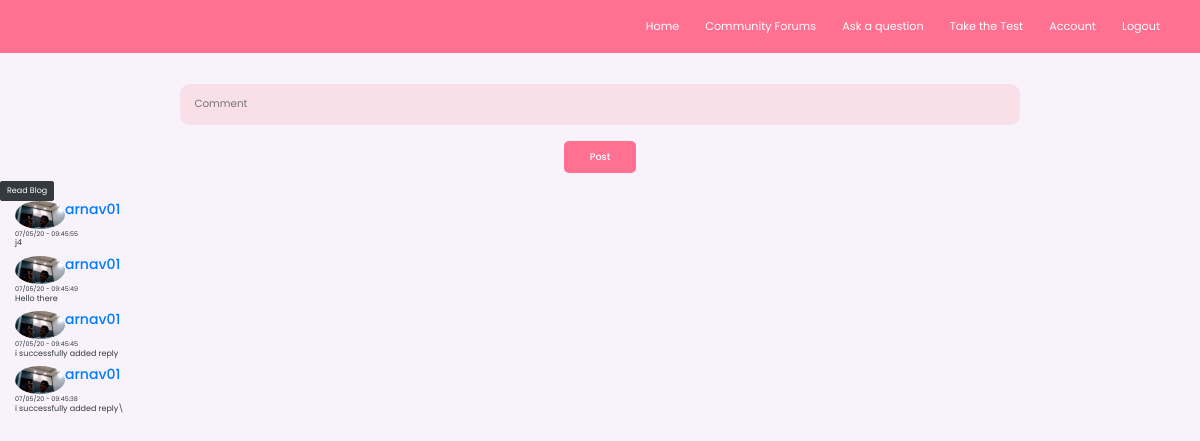
/12/reply (signed in), run on the app's committed database.
### blogs/models.py (models this page shows, shortened)
class Reply(db.Model):
    __tablename__ = 'reply'
    id = db.Column(db.Integer,primary_key = True)
    reply = db.Column(db.String)
    time = db.Column(db.DateTime, nullable = False, default = datetime.now)
    user = db.relationship(User)
    blog = db.relationship(BlogPost)
    user_id = db.Column(db.Integer,db.ForeignKey('users.id'))
    blog_id = db.Column(db.Integer,db.ForeignKey('blogs.id'))

class User(db.Model,UserMixin):
    __tablename__ = 'users'
    id = db.Column(db.Integer,primary_key = True)
    fname = db.Column(db.String(64))
    profile_image = db.Column(db.String(64), nullable = False, default = 'Site_icon.png')
    email = db.Column(db.String(64),unique = True,index = True)
    username = db.Column(db.String(64),unique = True,index = True)
    password_hash = db.Column(db.String(128))
    reply = db.relationship('Reply' , backref = 'user_reply', lazy = 'dynamic')
    posts = db.relationship('BlogPost', backref = 'author' ,lazy = True)

### blogs/blogpost/views.py (the view, shortened to what this page needs)
@blogpost.route('/<int:blog_post_id>/reply',methods = ['GET','POST'])
@login_required
def make_reply(blog_post_id):
    form = ReplyForm()
    blog_post = BlogPost.query.filter_by(id = blog_post_id).first()
    current_blog_post_replies = Reply.query.order_by(Reply.time.desc()).filter_by(blog_id = blog_post_id)
    return render_template('reply.htm', form = form, replies = current_blog_post_replies, blog_post_id = blog_post_id)

### blogs/blogpost/forms.py
class ReplyForm(FlaskForm):
    comment = StringField('Comment', validators=[DataRequired()])
    submit = SubmitField('Post')

### blogs/models.py (called while the page is built)
@login_manager.user_loader
def load_user(user_id):
    return User.query.get(user_id)

### blogs/templates/reply.htm (shortened to what this page needs)
{%extends "base.htm"%}
{%block content%}
<br><br><br><br><br><br><br>
<div align="center">
  <form class="form-group" method="POST">
    <div class="form-group">
      {{form.comment(class = "form__input", placeholder = "Comment")}}
    </div>
    <div class="form-group">
      {{form.submit(class = "btn-primary-color")}}
    </div>
  </form>
  <div align = "left">
    <a href="{{url_for('blogpost.blog_post', blog_post_id = blog_post_id)}}" class = "btn btn-dark">Read Blog</a>
  </div>
  <div class="text-left">
    {%if replies != []%}
      {%for reply in replies%}
        <div class="container text-dark reply" >
          <div style="display:flex;">
            <a href="{{url_for('static', filename= reply.user_reply.profile_image)}}"><img src="{{url_for('static', filename= reply.user_reply.profile_image)}}" class = "rounded-circle" width = "50"></a>
            <a href="{{url_for('users.user_posts', username = reply.user_reply.username)}}"><h3>{{reply.user_reply.username}}</h3></a>
          </div>
          <small>{{reply.time.strftime('%x - %X')}}</small>
          <p>{{reply.reply}}</p>
        </div>
      {%endfor%}
    {%endif%}
  </div>
</div>
{%endblock%}

### blogs/static/styles.css (style rules this page uses)
html { font-size: 62.5% !important; box-sizing: border-box; scroll-behavior: smooth !important; }
@media only screen and (max-width: 75em) { html { font-size: 50% !important; } }
:root { --color-primary: #ff7091; --color-primary-light: #fe9fb5; --color-secondary: #ffae70; --color-secondary-light: #ffbb87; --color-black: #1d1d1d; --color-white: #fff; --color-grey-light: #f5f4f4; }
*, *::before, *::after { margin: 0; padding: 0; box-sizing: inherit; font-family: "Poppins", sans-serif; line-height: 1.2; text-decoration: none !important; }
body { background-color: var(--color-grey-light); color: var(--color-black); transition: all .3s ease-in-out; min-height: 100vh; overflow-x: hidden; }
.btn-primary-color { display: inline-block; text-decoration: none; font-size: 1.2rem; background-color: var(--color-primary); border: 2px transparent solid; color: var(--color-white); padding: 1rem 3rem; border-radius: 5px; font-weight: 500; transform: translateY(0); transition: all .2s ease-in-out; }
body { background-color: #f8f2fa; font-family: 'Pangolin', cursive; font-family: 'Ubuntu', sans-serif; }
.reply { margin-left:0px; }
.form__input { background-color: #f6647522; width: 70%; padding: 1.8rem; font-size: 1.3rem; outline: none; border-radius: 10px; outline: none; border: none; }
.form__input:not(last-child) { margin-bottom: 1rem; }

### data on the page
Reply: profile_image (picture), user_reply.username "arnav01", time "07/05/20 - 09:45:55", reply "j4"
Reply: profile_image (picture), user_reply.username "arnav01", time "07/05/20 - 09:45:49", reply "Hello there"
Reply: profile_image (picture), user_reply.username "arnav01", time "07/05/20 - 09:45:45", reply "i successfully added reply"
Reply: profile_image (picture), user_reply.username "arnav01", time "07/05/20 - 09:45:38", reply "i successfully added reply\\"
